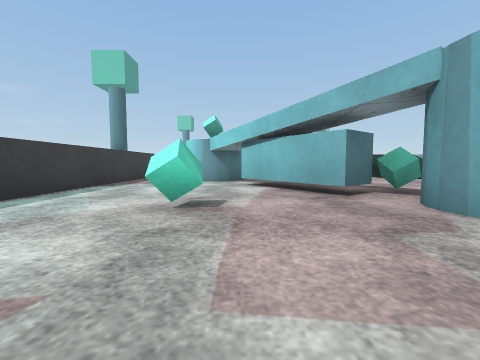
[1] (above)

18 first-person views from a walk through a Unity game level. The camera is 0.59 m above the floor, tilts 4° down and sees 90° across. The floor is counted in squares, 1 m on a side. Each view is taken from the middle of a square. On the plan, view 1 faces up. The plan holds only what a view shows up to about 9 squares ahead; the rest is blank. Some surface patterns are stand-ins.

[2]
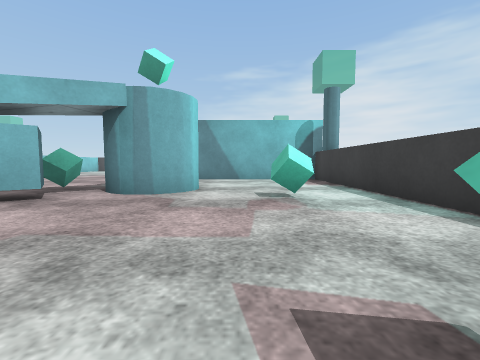

[3]
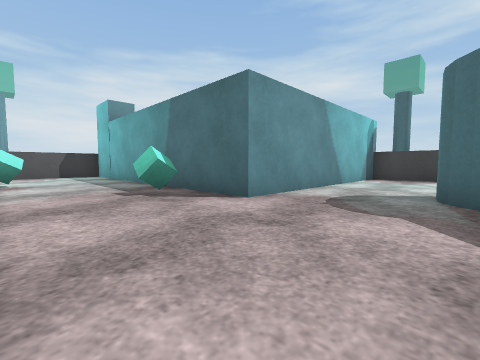

[4]
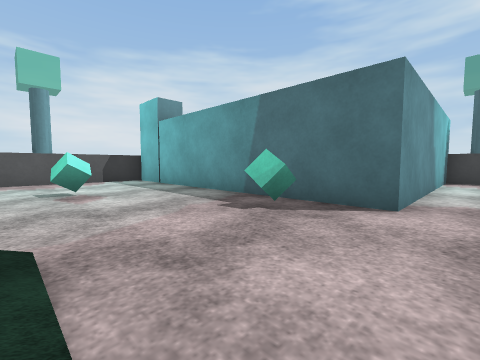

[5]
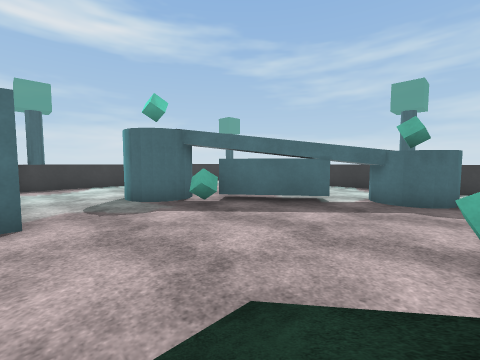

[6]
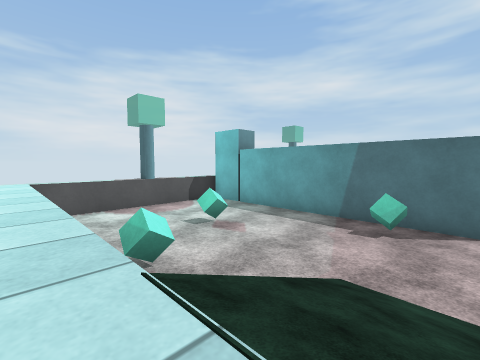

[7]
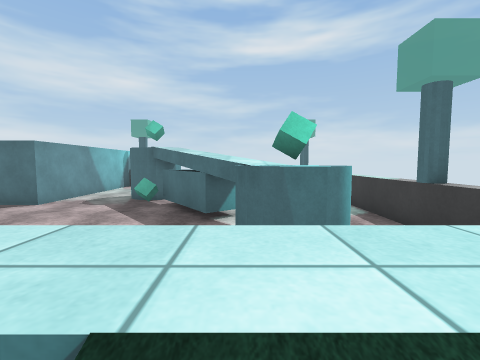

[8]
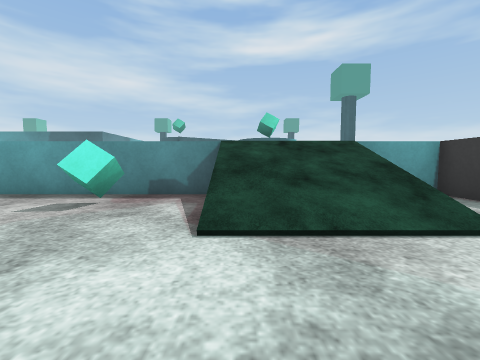

[9]
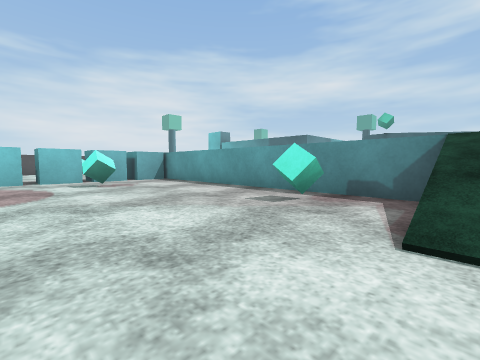

[10]
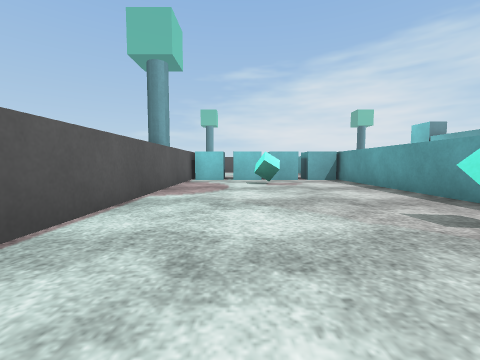

[11]
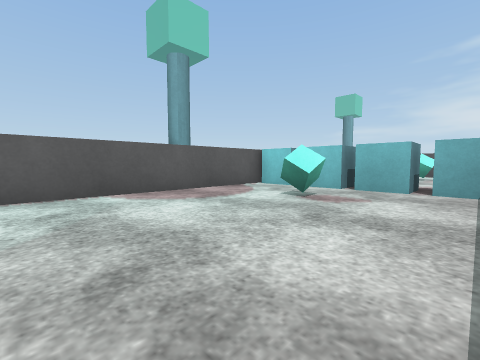

[12]
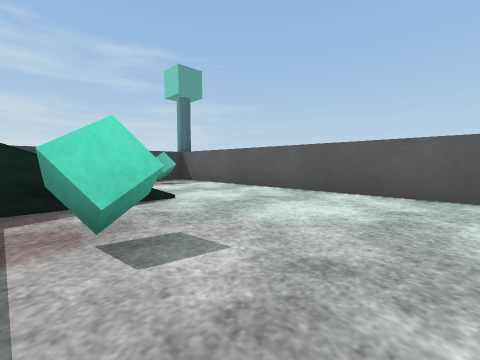

[13]
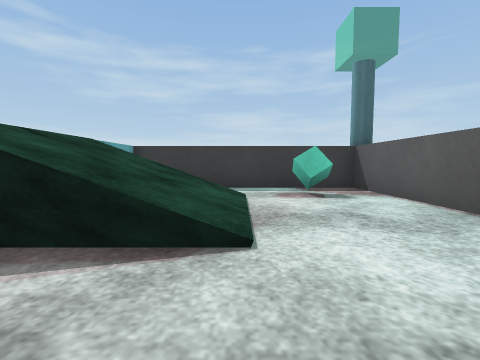

[14]
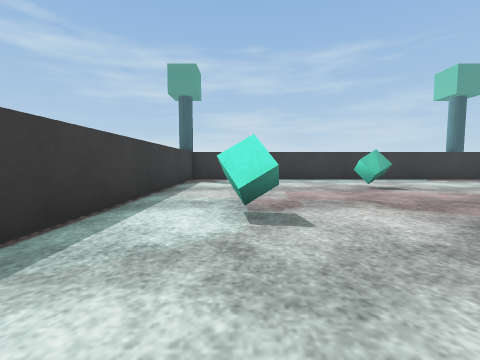

[15]
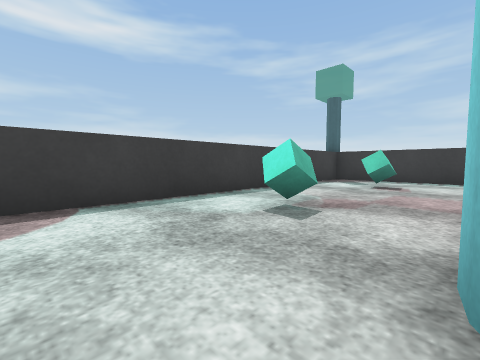

[16]
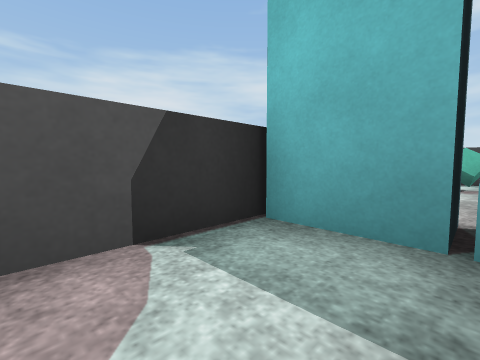

[17]
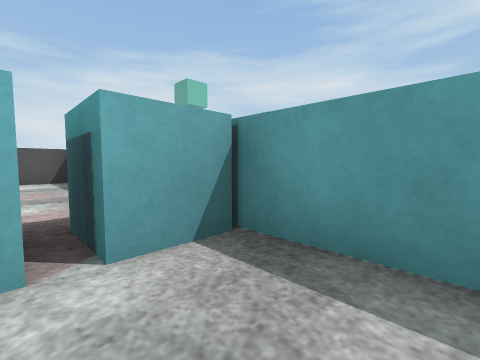

[18]
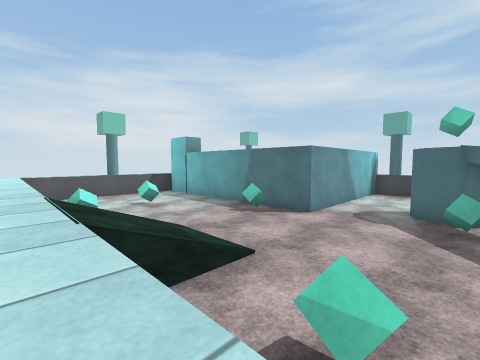

### Floor plan
Key: @ floor where view 1 was taken; # wall or solid block; . main floor; : floor 1 m higher than the main floor; / step, stairs or slope; v drop or lower ground; C cylinder; U cube; B block; O other object.
Columns run from 4 left of view 1 to 16 right of it. Each row starts with its distance up from view 1.
 18 O#############
 17 :............UU
 16 :U...........Uvvv
 15 :.///......U.U   U
 14  .O /.U......UvvvUUv
 13  .O /........Uvvvvvv:
 12    ::::::::::::::::::
 11    .......///.......:
 10     ....U.O/ ..U....:
  9 :.CCC.....///.......:
  8 O..##...........U...O
  7 #...##..............#
  6 #....##.....U.......#
  5 #....##U...########B#
  4 #.....##C..#      #B
  3 #..U...CC..#      .
  2 #......CC..#      .
  1 #..........#      .
  0 #.U.@.U....#      UU
 -1 #..........#      .
 -2 ############      #

Where each view was taken, in squares from view 1:
view 1: 0 up, 0 right, facing up
view 2: 1 up, 2 left, facing right
view 3: 8 up, 4 right, facing down-right
view 4: 9 up, 6 right, facing down-right
view 5: 10 up, 7 right, facing down-left
view 6: 12 up, 7 right, facing down-right
view 7: 13 up, 0 right, facing down
view 8: 17 up, 0 right, facing down
view 9: 17 up, 0 right, facing down-right
view 10: 16 up, 0 right, facing right
view 11: 13 up, 3 right, facing up-right
view 12: 13 up, 4 right, facing up-left
view 13: 15 up, 2 right, facing left
view 14: 0 up, 5 right, facing left
view 15: 2 up, 5 right, facing down-left
view 16: 7 up, 14 right, facing down-right
view 17: 14 up, 7 right, facing down-right
view 18: 12 up, 3 right, facing down-right
